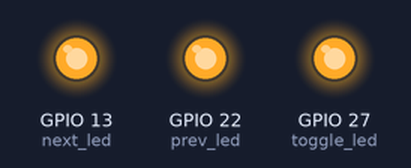
A program run on a simulated Raspberry Pi (BCM pin numbers). Parts: output pins drawn as LEDs (lit = HIGH). Sound played through the audio output is not drawn and takes no time.

Above: at 0.1 s.
Timing chart, 0 to 1.6 s (numbered marks = the images above):
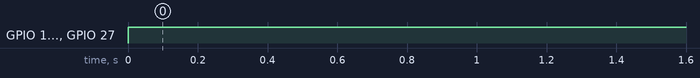

Measured:
- by itself, GPIO 13 (next_led), GPIO 22 (prev_led), GPIO 27 (toggle_led): LOW → HIGH at 0.00 s

The program:

led.py
```python
import subprocess
from gpiozero import LED
from time import sleep

# set up LED GPIO pins


toggle_led = LED(27)
next_led = LED(13)
prev_led = LED(22)


def main():
    try:
        # While loop for main program
        while True:
            toggle_led.on()
            next_led.on()
            prev_led.on()
            sleep(1)
            # check mpc status
            status = subprocess.check_output(["mpc", "status"])
            if b"paused" in status:
                toggle_led.off()
                prev_led.off()
                next_led.off()
                sleep(1)
    finally:
        toggle_led.off()
        prev_led.off()
        next_led.off()


if __name__ == "__main__":
    main()

# subprocess notes- if you want return value use check output, if you just want to send
# a command, use check call
```
